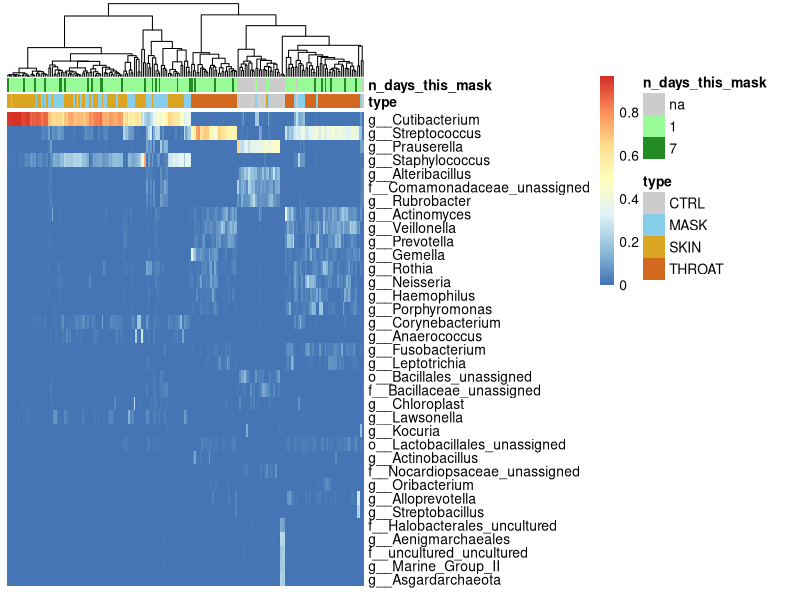
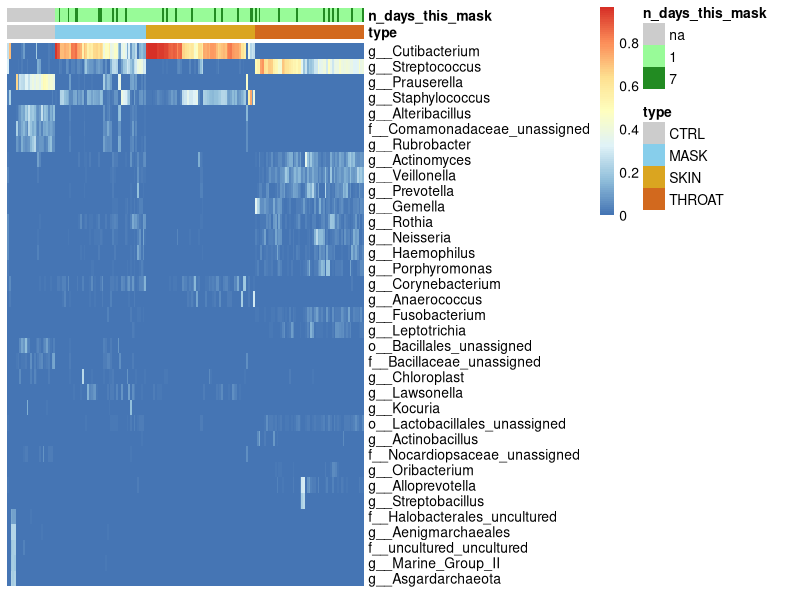

Write R code to recreate these figures, in order.
library(pheatmap)
library(tidyverse)

## read and filter
genus = read.csv("../data/qiime_data/NB/counts_taxa_level_5.csv")

totals = rowSums(genus[,2:ncol(genus)])

filtered = genus[totals >= 100,]
rownames(filtered) = filtered$sample

## make metadata from names
meta= read.csv("../data/all_meta.csv")
rownames(meta) = meta$sample
meta = meta[rownames(filtered),]

## get matrix in percent format
filtered_mat = filtered[,2:ncol(filtered)]
percent = filtered_mat / rowSums(filtered_mat)

## plot common taxa heatmap
threshold = 0.05
common = percent[,colSums(percent > threshold) > 1] ## over threshold percent in at least one sample

ann_colors = list( type = c(CTRL = "grey80", MASK = "skyblue", SKIN = "goldenrod", THROAT = "chocolate"), 
                    n_days_this_mask = c(na = "grey80", "1" = "palegreen", "7" = "forestgreen"))

## change NA to "na" for plotting
meta[ is.na(meta$n_days_this_mask), "n_days_this_mask"] = "na"

pdf("../figures/genus_heatmap.pdf", width = 10, height = 6)
pheatmap(t(common), annotation_col = meta[,c("type", "n_days_this_mask")] , 
                    labels_col = character(nrow(common)),
                    annotation_colors = ann_colors, treeheight_row = 0)
dev.off()

##  ---------- plot heatmap by sample type ----------------

controls = meta[ meta$type == "CTRL", "sample"]
throat = meta[ meta$type == "THROAT", "sample"]
mask = meta[ meta$type == "MASK", "sample"]
skin = meta[ meta$type == "SKIN", "sample"]

## we still want clustering within each sample type
get_order <- function(samples) { return(hclust(dist(common[ rownames(common) %in% samples,]))$order)}

ord_controls = controls[get_order(controls)]
ord_throat = throat[get_order(throat)]
ord_mask = mask[get_order(mask)]
ord_skin = skin[get_order(skin)]

## reorder common
reordered = c(ord_controls, ord_mask, ord_skin, ord_throat)

pdf("../figures/genus_heatmap_by_type.pdf", width = 10, height = 6)
pheatmap(t(common[reordered,]), annotation_col = meta[reordered,c("type", "n_days_this_mask")], 
            labels_col = character(nrow(common)), cluster_cols = F,
            annotation_colors = ann_colors, treeheight_row = 0)
dev.off()















